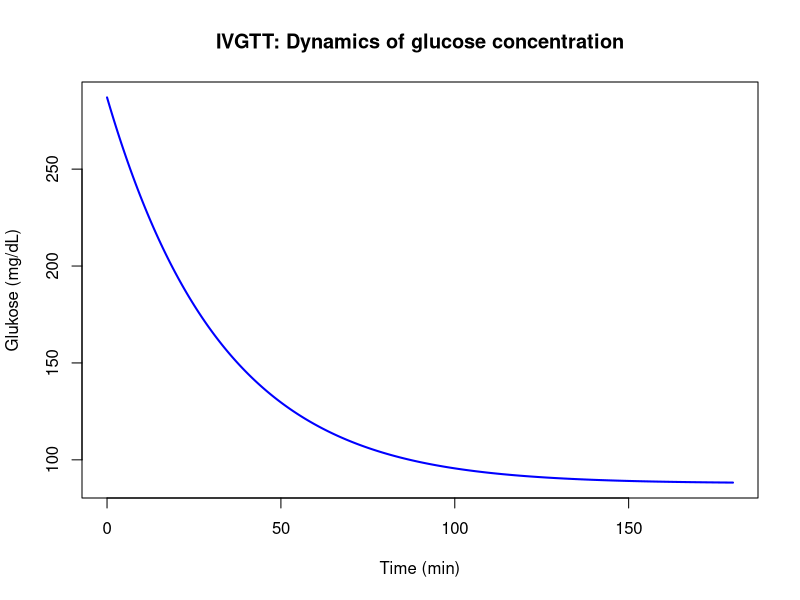
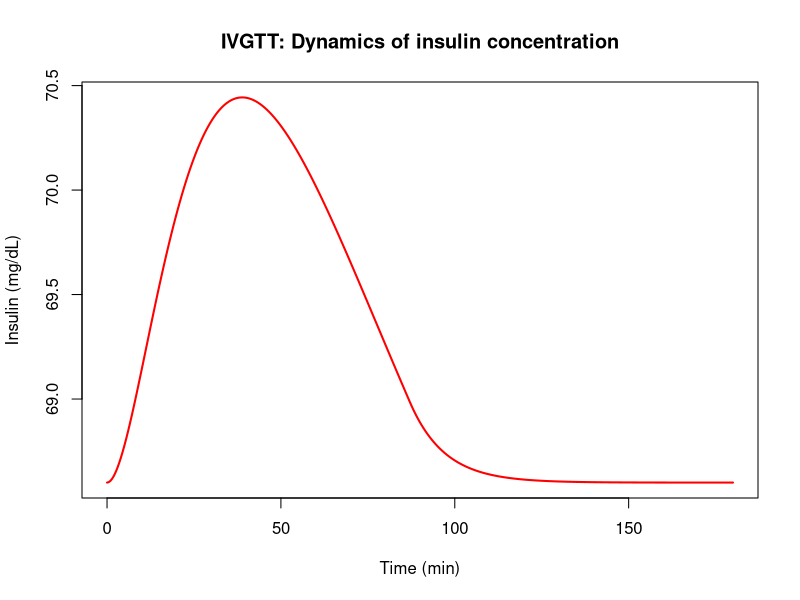
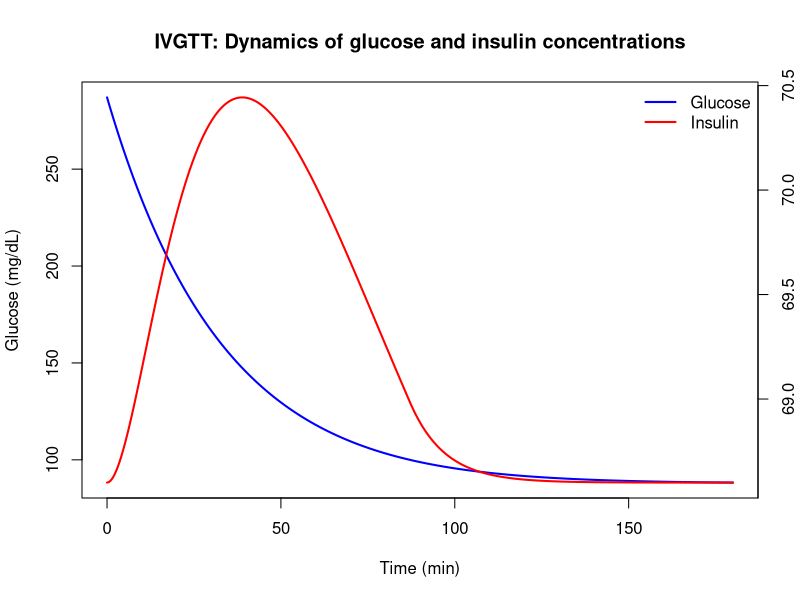

Write R code to recreate these figures, in order.
## ---- chunk 1
install.packages("deSolve")
## ---- chunk 2
library("deSolve")
## ---- chunk 3
minimal_model <- function(t, y, parameters) {
  
  P1 = parameters[1]
  P2 = parameters[2]
  P3 = parameters[3]
  n = parameters[4]
  gamma = parameters[5]
  h = parameters[6]
  Gb = parameters[7]
  Ib = parameters[8]
  
  G = y[1]
  X = y[2]
  I = y[3]
  
  # Glukose
  dG <- -(P1 + X) * G + P1 * Gb
  # Auxiliary variable X
  dX <- -P2 * X + P3 * (I - Ib)
  # Insuline
  dI <- -n * (I - Ib) + gamma * t * pmax(G - h, 0)

  return(list(c(dG, dX, dI)))
  
}
## ---- chunk 4

parameters <- c(
  P1 = 0.03082,    
  P2 =  0.02093,    
  P3 =  1.062*10^(-5),    
  n = 0.1,       
  gamma = 1e-4,  
  h = 100,       
  Gb = 88,       
  Ib = 68.6      
)

inits <- c(
  G = 287,
  X = 0,          
  I = 68.6
)
## ---- chunk 5
times <- seq(0, 180, by = 0.5)

output <-  as.data.frame(ode(inits, times, minimal_model, parameters))

## ---- chunk 6
plot(output$time, output$G, 
     type = "l", lwd = 2, col = "blue",
     xlab = "Time (min)", ylab = "Glukose (mg/dL)",
     main = "IVGTT: Dynamics of glucose concentration")


plot(output$time, output$I, 
     type = "l", lwd = 2, col = "red",
     xlab = "Time (min)", ylab = "Insulin (mg/dL)",
     main = "IVGTT: Dynamics of insulin concentration")
## ---- chunk 7

plot(output$time, output$G, 
     type = "l", lwd = 2, col = "blue",
     xlab = "Time (min)", ylab = "Glucose (mg/dL)",
     main = "IVGTT: Dynamics of glucose and insulin concentrations"
     )

par(new = TRUE)
plot(output$time, output$I, 
     type = "l", lwd = 2, col = "red",
     axes = FALSE, xlab = "", ylab = ""
     )

axis(side = 4, at = pretty(range(output$I)))
mtext("Insulin (mg/dL)", side = 4, line = 3)

legend("topright", 
       legend = c("Glucose", "Insulin"),
       col = c("blue", "red"), 
       lty = 1, lwd = 2, bty = "n")
